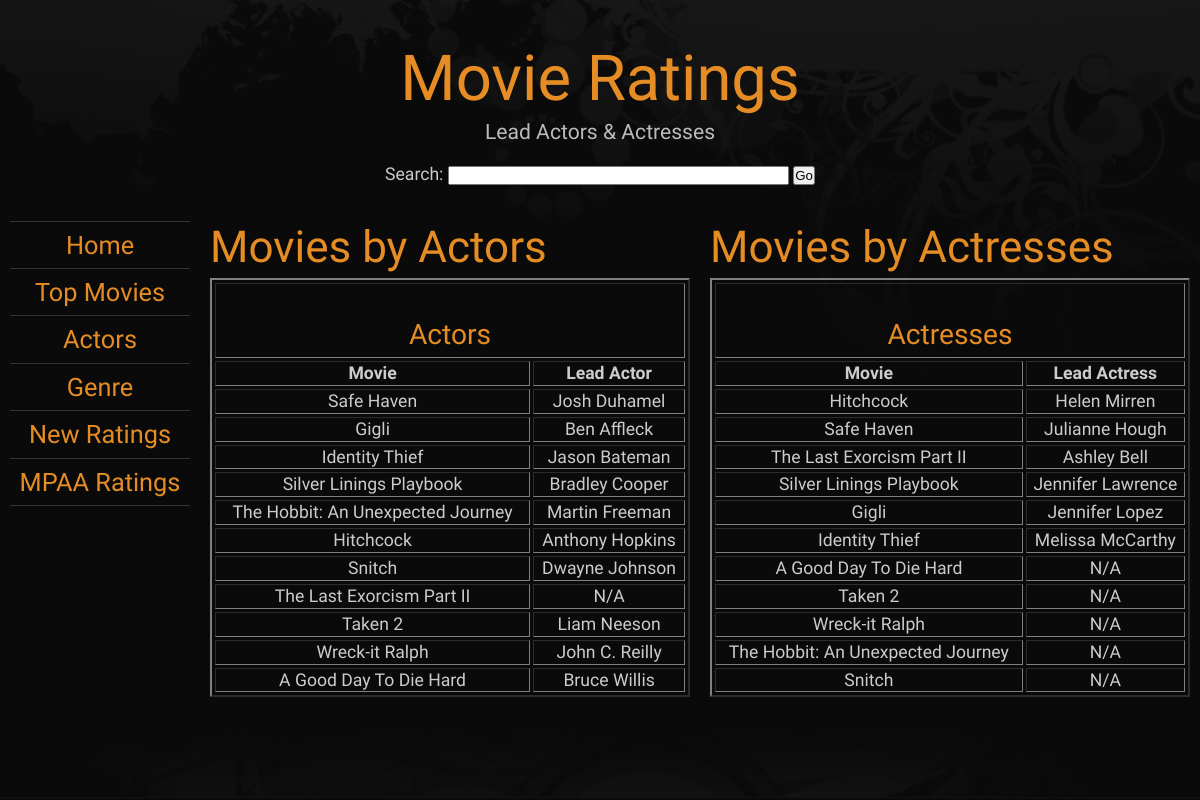
Page /freestyle/actors.php on the earlier database version.
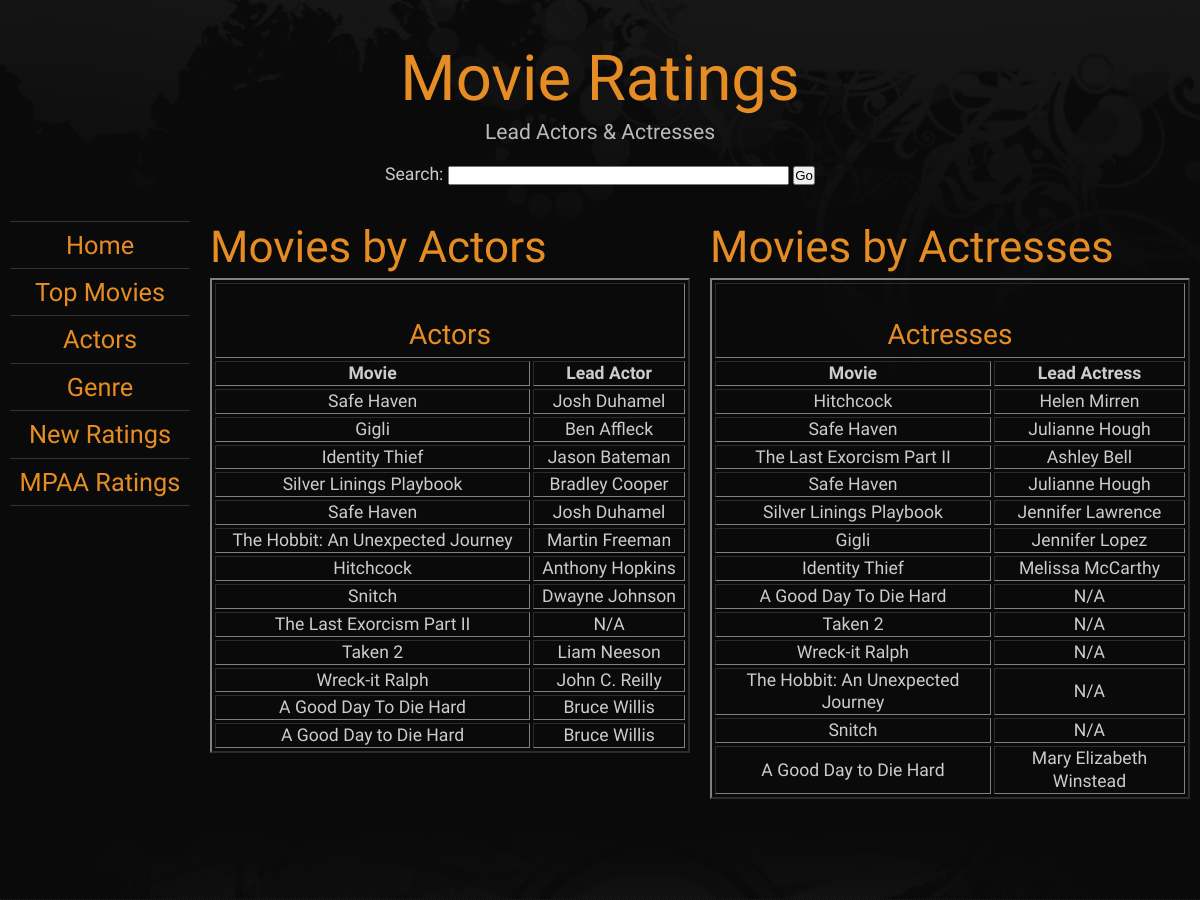
Same page on the later database version.
### tables this page shows
CREATE TABLE IF NOT EXISTS `movie` (
  `id` int(11) NOT NULL AUTO_INCREMENT,
  `movie_title` varchar(50) NOT NULL,
  `genre` varchar(20) NOT NULL,
  `lead_actor` varchar(50) NOT NULL,
  `lead_actress` varchar(50) NOT NULL,
  `MPAA` varchar(5) NOT NULL,
  `run_time` int(11) NOT NULL,
  PRIMARY KEY (`id`)
);

### freestyle/actors.php (the view, shortened to what this page needs)
<!DOCTYPE html PUBLIC "-//W3C//DTD XHTML 1.0 Strict//EN" "http://www.w3.org/TR/xhtml1/DTD/xhtml1-strict.dtd">
<html xmlns="http://www.w3.org/1999/xhtml" lang="en" xml:lang="en">
<head>
	<link rel="stylesheet" type="text/css" href="freestyle.css" title="The Grid" media="all" />
</head>
<body class="wider orange">
<div id="layout">
	<div id="header" class="row">
		<div class="col c12 aligncenter">
			<h1><a class="red" href="index.php">Movie Ratings</a></h1>
			<form method="post" action="actorsResults.php">
			<p class="slogan">Lead Actors & Actresses</p>
		<label for="search">Search:</label>
		<input type="text" id="search" name="search" size="40" </p>
		<input type="submit" value="Go" name="submit" /></p>
		</div>
	</div>
	<div class="row">
		<div class="col c2">
			<ul class="menu">
				<li><a href="index.php">Home</a></li>
				<li><a href="topmovies.php">Top Movies</a></li>
				<li><a href="actors.php">Actors</a></li>
				<li><a href="genre.php">Genre</a></li>
				<li><a href="ratings.php">New Ratings</a></li>
				<li><a href="mpaa.php">MPAA Ratings</a></li>
			</ul>
		</div>
		<div class="col c5 alignjustify">
			<h2>Movies by Actors</h2>
			<TABLE  BORDER="2" align="center" width="100%" cellpadding="4" cellspacing="3">
   				<TR align="center">
      				<TH COLSPAN="2">
         				<H3><BR>Actors</H3>
      				</TH>
   				</TR>
      				<TH align="center">Movie</TH>
      				<TH align="center">Lead Actor</TH>
                <?php
                include "db_connect.php";
				$query = "SELECT movie_title, lead_actor FROM movie ORDER BY REVERSE(SUBSTRING_INDEX(REVERSE(lead_actor),' ',1))";
				$result = mysqli_query($db, $query);
				while($row = mysqli_fetch_array($result)) {
					$movie = $row['movie_title'];
  					$actor = $row['lead_actor'];
					echo "<TR align=\"center\">";
					echo "<TD>".$movie."</TD>";
					echo "<TD>".$actor."</TD>";
					echo "</TR>";
				}
                ?>
			</TABLE>
			</div>
		<div class="col c5 alignjustify">
			<h2>Movies by Actresses</h2>
			<TABLE  BORDER="2" align="center" width="100%" cellpadding="4" cellspacing="3">
   				<TR align="center">
      				<TH COLSPAN="2">
         				<H3><BR>Actresses</H3>
      				</TH>
   				</TR>
      				<TH align="center">Movie</TH>
      				<TH align="center">Lead Actress</TH>
                <?php
                include "db_connect.php";
				$query = "SELECT movie_title, lead_actress FROM movie ORDER BY REVERSE(SUBSTRING_INDEX(REVERSE(lead_actress),' ',1))";
               	$result = mysqli_query($db, $query);
				while($row = mysqli_fetch_array($result)) {
					$movie = $row['movie_title'];
  					$actress = $row['lead_actress'];
					echo "<TR align=\"center\">";
					echo "<TD>".$movie."</TD>";
					echo "<TD>".$actress."</TD>";
					echo "</TR>";
				}
                ?>
			</TABLE>
		</div>
	</div>
	<div class="row separator">
	</div>
</div>
</body>
</html>

### freestyle/freestyle.css (style rules this page uses)
* { margin:0; padding:0; }
body { background:#0a0a0a url(images/background.jpg) top center no-repeat; color:#ccc; font:110% 'Economica',Tahoma,sans-serif; line-height:1.3em; }
a { color:#d06060; text-decoration:none; font-weight:400; }
p,ul,ol,dl { margin:0 0 15px 0; line-height:1.5em; }
h1 { color:#888; font-size:3.6em; margin-bottom:0; }
h1 a { text-transform:none; font-weight:400; }
h2 { font-size:2.5em; color:#333; margin:0 0 5px; }
h3 { font-size:1.6em; margin:0 0 5px 0; }
h1,h2,h3 { color:#d06060; font-weight:400; line-height:1.2em; font-family:'Economica', sans-serif; }
#layout { margin:40px auto 0; width:960px; }
body.wider #layout { margin:40px auto 0; width:1200px; }
.col { float:left; margin:0 10px; overflow:hidden; float:left; display:inline; }
.row { width:960px; margin:20px auto 0; overflow:hidden; }
.c2 { width:140px; }
.c5 { width:380px; }
.c12 { width:940px; }
body.wider .row { width:1200px; }
body.wider .c2 { width:180px; }
body.wider .c5 { width:480px; }
body.wider .c12 { width:1180px; }
ul.menu { list-style:none; margin:0; padding:10px 0; border-top:1px solid #333; }
ul.menu li { list-style:none; text-align:center; font-size:1.2em; margin:0 0 10px; padding:0 0 8px 0; color:#888; border-bottom:1px solid #333; }
ul.menu li a { font-size:1.2em; font-weight:400; }
.slogan { color:#bbb; font-size:1.2em; }
.aligncenter { text-align:center; }
.alignjustify { text-align:justify; }
.separator { height:100px; margin:0; padding:0; background: #0a0a0a url(images/insidebg2.jpg) bottom center no-repeat; border-bottom:1px dotted #1a1a1a; }
body.orange a { color:#e58c24; }
body.orange h1, body.orange h2, body.orange h3 { color:#e58c24; }

Differences in the rows shown:
added movie: movie_title "Safe Haven", lead_actor "Josh Duhamel", lead_actress "Julianne Hough"
added movie: movie_title "A Good Day to Die Hard", lead_actor "Bruce Willis", lead_actress "Mary Elizabeth Winstead"
